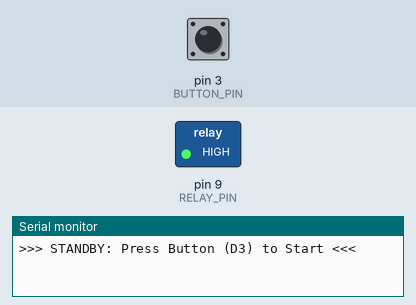
Recording of a sketch running on a simulated Arduino Uno, built with avr-gcc and run on an emulated ATmega328P. Parts: switched loads named in the sketch (green lamp = pin HIGH), the last lines printed to the serial monitor. The inputs (shaded band) are chosen by the test bench; at power-on: pin 3 (BUTTON_PIN) HIGH. The local clock reads 2024-03-15 10:24:30 at power-on unless the sketch sets it; EEPROM starts erased.

Above: at 1.2 s.
1.3 s: pin 3 (BUTTON_PIN) pulled LOW for 0.15 s
At 3.3 s:
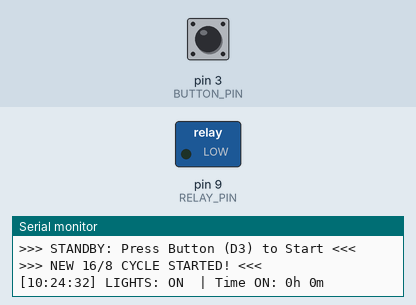
4.3 s: pin 3 (BUTTON_PIN) pulled LOW for 3.2 s
At 5.2 s:
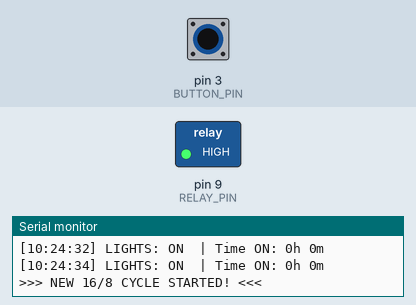
Timing chart, 0 to 9.0 s (numbered marks = the images above; inputs shaded):
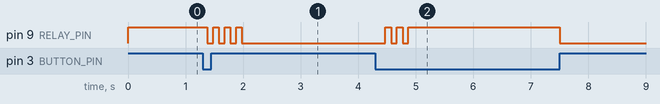

The sketch:

lighting_code.ino
```cpp
#include <Wire.h>
#include <RTClib.h>
#include <EEPROM.h>

const int ON_DURATION_HOURS = 16;

const int RELAY_ON_LEVEL  = LOW;
const int RELAY_OFF_LEVEL = HIGH;

const int RELAY_PIN  = 9;
const int BUTTON_PIN = 3;

const int ADDR_ACTIVE     = 0;
const int ADDR_START_HOUR = 1;
const int ADDR_START_MIN  = 2;

RTC_DS1307 rtc;

bool isSystemActive = false;
int startHour = 0;
int startMinute = 0;
unsigned long lastUpdate = 0;

void setup() {
    Serial.begin(9600);
    pinMode(RELAY_PIN, OUTPUT);
    digitalWrite(RELAY_PIN, RELAY_OFF_LEVEL);
    pinMode(BUTTON_PIN, INPUT_PULLUP);

    // Start the RTC
    if (!rtc.begin()) {
        Serial.println("Couldn't find RTC! Check your SDA (A4) and SCL (A5) wiring.");
        Serial.flush();
        while (1) delay(10);
    }
    if (!rtc.isrunning()) {
        Serial.println("RTC Battery Dead! Resetting time to computer time...");
        rtc.adjust(DateTime(F(__DATE__), F(__TIME__)));
    }
    if (EEPROM.read(ADDR_ACTIVE) == 1) {
        isSystemActive = true;
        startHour = EEPROM.read(ADDR_START_HOUR);
        startMinute = EEPROM.read(ADDR_START_MIN);
        Serial.println(">>> POWER RESTORED: Resuming Cycle <<<");
    } else {
        Serial.println(">>> STANDBY: Press Button (D3) to Start <<<");
    }
}

void loop() {
    DateTime now = rtc.now();
    if (digitalRead(BUTTON_PIN) == LOW) {
        delay(50);
        if (digitalRead(BUTTON_PIN) == LOW) {

            startHour = now.hour();
            startMinute = now.minute();
            isSystemActive = true;

            EEPROM.write(ADDR_ACTIVE, 1);
            EEPROM.write(ADDR_START_HOUR, startHour);
            EEPROM.write(ADDR_START_MIN, startMinute);

            Serial.println("\n>>> NEW 16/8 CYCLE STARTED! <<<");

            for(int i=0; i<3; i++) {
                digitalWrite(RELAY_PIN, RELAY_ON_LEVEL); delay(100);
                digitalWrite(RELAY_PIN, RELAY_OFF_LEVEL); delay(100);
            }
        }
        while(digitalRead(BUTTON_PIN) == LOW);
    }

    if (isSystemActive) {
        long currentMins = (long)now.hour() * 60 + now.minute();
        long startMins   = (long)startHour * 60 + startMinute;
        long diff = currentMins - startMins;
        if (diff < 0) diff += 1440;
        bool shouldBeOn = (diff < (ON_DURATION_HOURS * 60));

        if (shouldBeOn) {
            digitalWrite(RELAY_PIN, RELAY_ON_LEVEL);
        } else {
            digitalWrite(RELAY_PIN, RELAY_OFF_LEVEL);
        }
        if (millis() - lastUpdate > 2000) {
            lastUpdate = millis();
            printStatus(now, shouldBeOn, diff);
        }
    }

    delay(100);
}
void printStatus(DateTime now, bool on, long minsPassed) {
    Serial.print("[");
    if(now.hour() < 10) Serial.print("0"); Serial.print(now.hour()); Serial.print(":");
    if(now.minute() < 10) Serial.print("0"); Serial.print(now.minute()); Serial.print(":");
    if(now.second() < 10) Serial.print("0"); Serial.print(now.second());
    Serial.print("] ");

    if (on) {
        Serial.print("LIGHTS: ON  | Time ON: ");
        Serial.print(minsPassed / 60); Serial.print("h ");
        Serial.print(minsPassed % 60); Serial.println("m");
    } else {
        Serial.println("LIGHTS: OFF | Resting...");
    }
}
```

Measured:
- after the input at 1.3 s, pin 9 (RELAY_PIN): alternates HIGH for 0.10 s and LOW for 0.10 s, 7 changes in all, then stays LOW, starting after 0.08 s
- after the input at 4.3 s, pin 9 (RELAY_PIN): goes HIGH 0.10 s, LOW 0.10 s, HIGH 0.10 s, LOW 0.10 s, HIGH 2.6 s, then LOW, starting after 0.17 s
